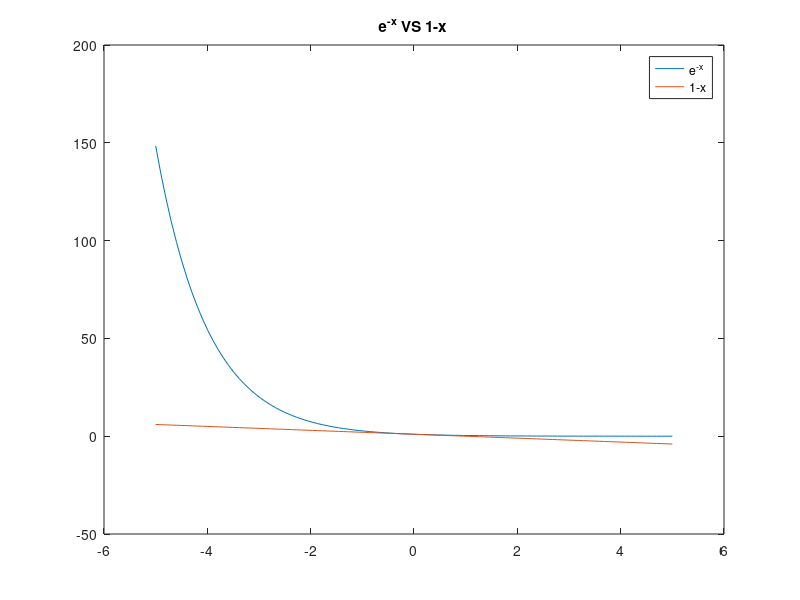

Recreate this plot in MATLAB. (Note: this script raises an error after producing the figure.)
%% a. prove exp(-x) >= (1-x)
%plot it
x = linspace(-5,5,100);
y1 = exp(-x);
y2 = 1-x;
plot(x,y1)
hold on
plot(x,y2);
legend('e^-^x','1-x');
title('e^-^x VS 1-x ')
hold off

%% b&c. weak learner and test the implementation
%randn('seed',0);
A = randn(100,2);
%randn('seed',1);
B = randn(100,2);
B(:,1) = B(:,1)+2;
X = [A;B];
lab = [ones(100,1);ones(100,1)+1];
scatterd(prdataset(X,lab),'legend');
[feat,theta,y] = weakLearner(X,lab);
%%
B(:,1) = B(:,1)*2;
A(:,1) = A(:,1)*2;
X = [A;B];
[feat1,theta1,y1] = weakLearner(X,lab);
figure;
scatterd(prdataset(X,lab),'legend');

%% d testing on digit datset
clear all;
X = load('optdigitsubset.txt');
lab = [ones(554,1);ones(571,1)+1];
X = prdataset(X,lab);
[X,X_test] = gendat(X,[50,50]);
[feat,theta,y] = weakLearner(X);
e = calculateError( feat,theta,y,X_test);

%% e weighted version
% Question: should the weight be normalized??
% a simple case for testing
X = gendats([100,100],2);
scatterd(X,'legend');
weight = [ones(100,1);10*ones(100,1)];
[feat,theta,y]  = weightedWeakLearner( X,weight);
e = calculateError( feat,theta,y,X,weight);

%% e weighted testing on digit dataset
X = load('optdigitsubset.txt');
lab = [ones(554,1);ones(571,1)+1];
X = prdataset(X,lab);
lab = getlab(X);
weight = ones(size(lab));
[feat,theta,y]  = weightedWeakLearner( X,weight);

%% implemented adaBoost
X = gendatb([1000,1000]);
[X,X_test]= gendat(X,0.5);
scatterd(X,'legend')
T=100;
%train the classifier
[predLab,beta,para] = adaBoost(X,T);
error_train = sum(abs(predLab-str2num(getlab(X))))/size(X,1);
% on test set
predLab_test = adaPredict(beta,para,X_test);
error_test = sum(abs(predLab_test-str2num(getlab(X_test))))/size(X_test,1)
%% test for adaboost: toy example
A = [1 1;2 1;3 2;4 2;1.5 1];
B = [1 2;2 2;3 1;4 1];
X = pr_dataset([A;B],[1;1;1;1;1;2;2;2;2]);
scatterd(X,'legend')
T=1;
%train the classifier
[predLab,beta,para] = adaBoost(X,T);
feat = para(1)
theta = para(2)
error = sum(abs(predLab-(getlab(X))))/size(X,1);

%% testing for digit datset
X = load('optdigitsubset.txt');
lab = [ones(554,1);ones(571,1)+1];
X = prdataset(X,lab);
X_train = X([1:50,555:604],:);
X_test = X([51:554,605:end],:);

%scatterd(X,'legend')
T=40;
%train the classifier
[predLab,beta,para] = adaBoost(X_train,T);
error_train = sum(abs(predLab-(getlab(X_train))))/size(X_train,1)
% on test set
predLab_test = adaPredict(beta,para,X_test);
error_test = sum(abs(predLab_test-(getlab(X_test))))/size(X_test,1)

E_history = [];
t_list = [1 5 10 20:2:40 100];
t_list = [1 2 3 5 10 12 14 16 18 20 25 30 35 40];
for t = t_list
    [predLab,beta,para] = adaBoost(X_train,t);
    predLab_test = adaPredict(beta,para,X_test);
    error_test = sum(abs(predLab_test-(getlab(X_test))))/size(X_test,1);
    E_history = [E_history error_test];
end
plot(t_list,E_history)
